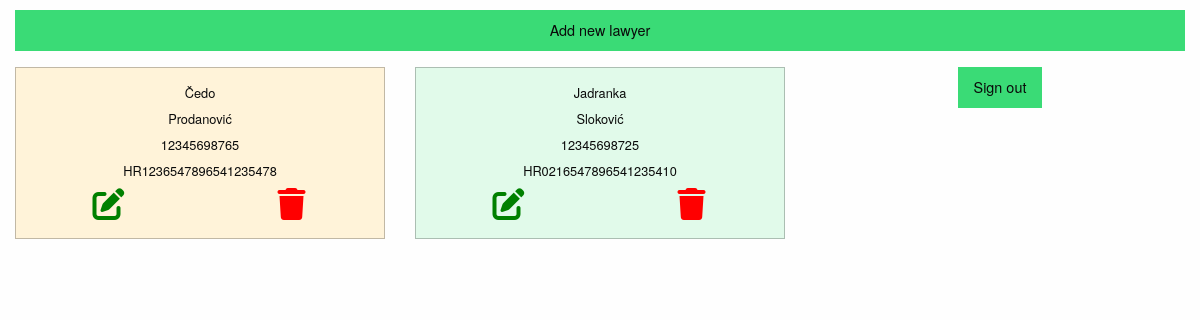
The page /lawfirm1.php on the database its author committed.
### tables this page shows
create table lawyer(
lawyer_id int not null primary key auto_increment,
firstname varchar (50),
lastname varchar(50),
OIB char (11),
IBAN varchar (32)
);

### smjerCelija.php (the view)
<div class="large-4 cell">
    <div class="<?php echo $i===1 ? "warning ": ($i===2 ? "success " : "alert ") ; ?>callout">
        <h1><?php echo $red->firstname; ?></h1>
        <h1><?php echo $red->lastname; ?></h1>
        <h1><?php echo $red->OIB; ?></h1>
        <h1><?php echo $red->IBAN; ?></h1>
        <div class="grid-x grid-padding-x">
            <div class="large-6 cell">
                <a href="promjena.php?lawyer_id=<?php echo $red->lawyer_id; ?>">
                    <i class="fas fa-edit fa-2x" style="color: green;"></i>
                </a>
            </div>
            <div class="large-6 cell">
                <a onclick="return confirm('Jeste li sigurni');"
                href="brisanje.php?lawyer_id= <?php echo $red->lawyer_id;?>">
                    <i class="fas fa-trash fa-2x" style="color: red;"></i>
                </a>
            </div>
        </div>
    </div>
</div>

### lawfirm1.php (shortened to what this page needs)
<?php require_once "baza.php" ?>
<!doctype html>
<html class="no-js" lang="en" dir="ltr">
  <head>
    <?php include_once "head.php" ?>
  </head>
  <body>
    <div class="grid-container">
      <a class="success button expanded"  href="dodajnovi.php">
        Add new lawyer
      </a>
      <div class="grid-x grid-padding-x">
        <?php
        $izraz=$veza->prepare("select * from lawyer");
        $izraz->execute();
        $i=0;
        foreach ($izraz->fetchAll(PDO::FETCH_OBJ) as $red) {
            $i++;
            include "smjerCelija.php";
        }
        ?>
        <div class="grid-container">
                <a class="success button expanded"  href="odjava.php">
                Sign out
                </a>
      </div>
    </div>
  </body>
</html>

### css/app.css (style rules this page uses)
body > div > div > div > div > h1 { font-size: 0.8rem; width: 100%; text-align: center; }
body > div > div > div > div { font-weight: bold; text-align: center; }
body > div > a { margin-top: 10px !important; }

### rows shown on the page
lawyer: firstname "Čedo", lastname "Prodanović", OIB "12345698765", IBAN "HR1236547896541235478"
lawyer: firstname "Jadranka", lastname "Sloković", OIB "12345698725", IBAN "HR0216547896541235410"
